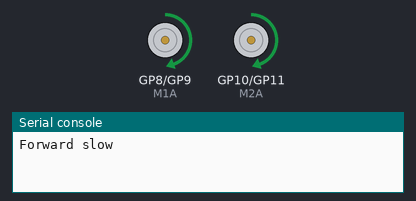
A program run on a simulated Raspberry Pi Pico running MicroPython. Shown: motor-driver pin pairs drawn as motors (green arrow = first pin HIGH = forward, orange = second pin HIGH = backward, longer = more drive), the last lines printed to the serial console.

Above: at 2.5 s.
At 5.5 s:
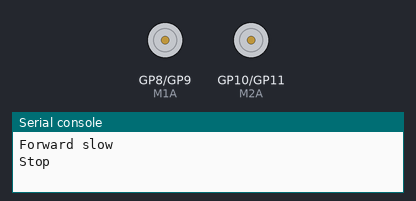
At 8.5 s:
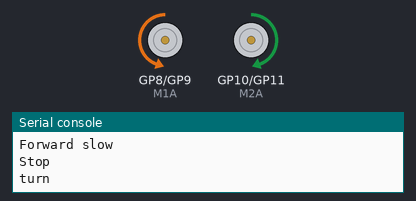
Timing chart, 0 to 14.3 s (numbered marks = the images above):
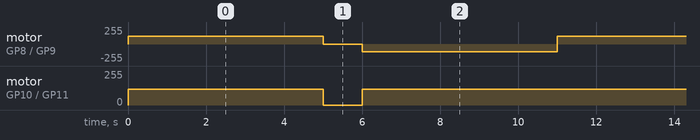

The program:

DC_Motor.py
```python
import machine
import utime

# Setup DC Motor pins
M1A = machine.PWM(machine.Pin(8))
M1B = machine.PWM(machine.Pin(9))
M2A = machine.PWM(machine.Pin(10))
M2B = machine.PWM(machine.Pin(11))
M1A.freq(50)
M1B.freq(50)
M2A.freq(50)
M2B.freq(50)

while True:
    print("Forward slow")
    M1A.duty_u16(30000)     # Duty Cycle must be between 0 until 65535
    M1B.duty_u16(0)
    M2A.duty_u16(30000)
    M2B.duty_u16(0)
    utime.sleep(5)


    print("Stop")
    M1A.duty_u16(0)     # Duty Cycle must be between 0 until 65535
    M1B.duty_u16(0)
    M2A.duty_u16(0)
    M2B.duty_u16(0)
    utime.sleep(1)

    print("turn")
    M1A.duty_u16(0)     # Duty Cycle must be between 0 until 65535
    M1B.duty_u16(30000)
    M2A.duty_u16(30000)
    M2B.duty_u16(0)
    utime.sleep(5)
```

Measured:
- by itself, motor on GP8 (M1A) / GP9 (M1B): repeats every 11.0 s: stopped 1.0 s, backward 117/255 5.0 s, forward 117/255 5.0 s
- by itself, motor on GP10 (M2A) / GP11 (M2B): repeats every 11.0 s: stopped 1.0 s, forward 117/255 10.0 s
